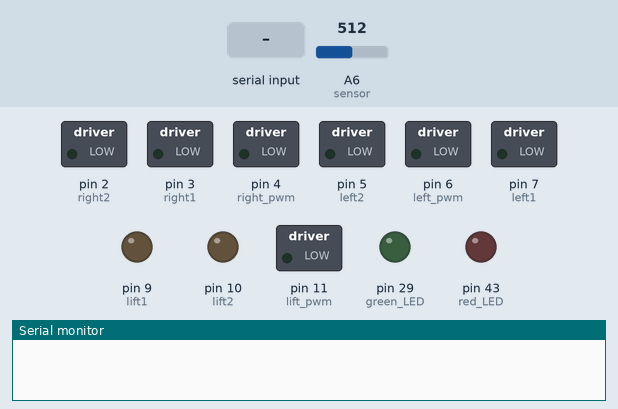
A sketch run on a simulated Arduino Mega 2560, built with avr-gcc and run on an emulated ATmega2560. On the bench: switched loads named in the sketch (green lamp = pin HIGH), output pins drawn as LEDs (lit = HIGH), the last lines printed to the serial monitor. Inputs (shaded band) come from the test bench; at power-on: A6 (sensor) = 512.

Above: at 1.4 s.
1.5 s: byte 70 ('F') received over Serial
At 2.1 s:
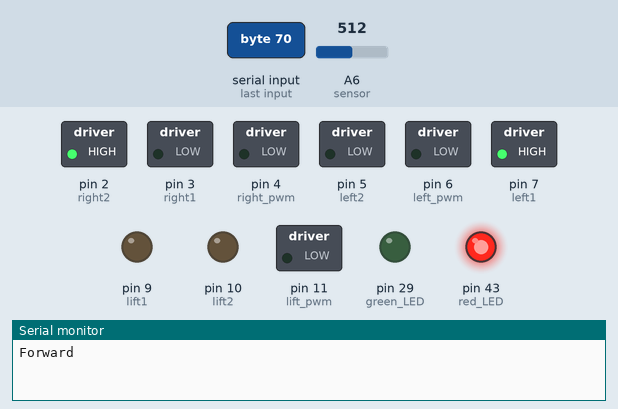
3.0 s: byte 76 ('L') received over Serial
At 4.1 s:
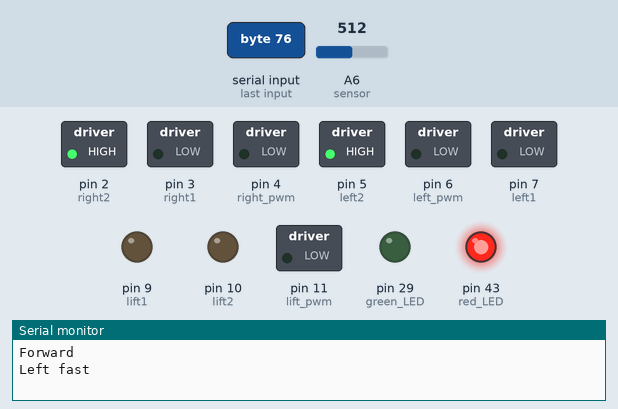
4.5 s: byte 82 ('R') received over Serial
At 5.3 s:
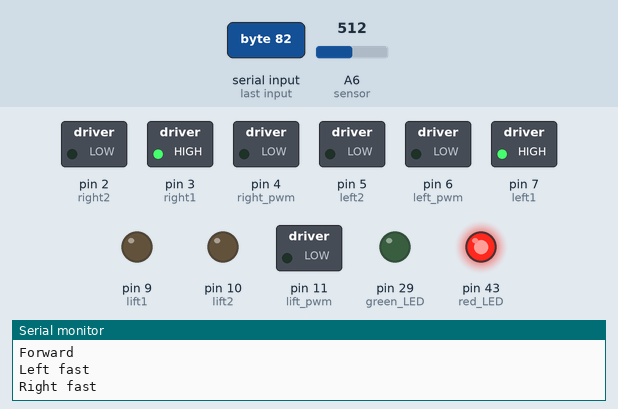
6.0 s: "W" received over Serial
At 6.4 s:
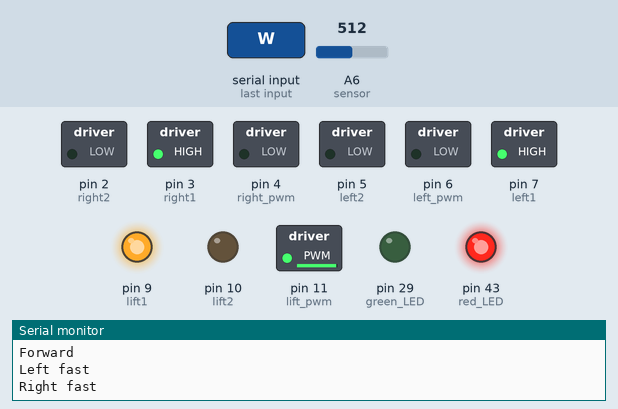
Timing chart, 0 to 8.5 s (numbered marks = the images above; inputs shaded):
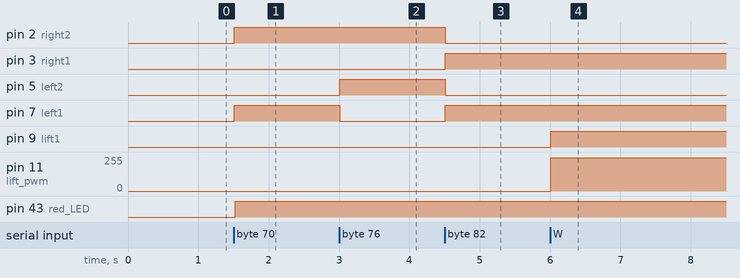

The sketch:

Bricks_round1final.ino
```cpp
#define threshold_min 200
#define low_threshold_weight 600


#define sensor A6

#define left1 7
#define left_pwm 6
#define left2 5

#define right1 3
#define right_pwm 4
#define right2 2

#define lift1 9
#define lift_pwm 11
#define lift2 10

// LED pin attached to Arduino D6
#define red_LED 43
#define green_LED 29

// variable to store serial data
char incomingByte = 0;

// variable to store speed value
int speed_val = 0;
int pressure=0;

void setup() {
  // put your setup code here, to run once:
  Serial.begin(9600);

  // declare outputs
  pinMode(red_LED, OUTPUT);
  pinMode(green_LED, OUTPUT);

  pinMode(left1, OUTPUT);
  pinMode(left_pwm, OUTPUT);
  pinMode(left2, OUTPUT);

  pinMode(right1, OUTPUT);
  pinMode(right_pwm, OUTPUT);
  pinMode(right2, OUTPUT);

  pinMode(lift1, OUTPUT);
  pinMode(lift_pwm, OUTPUT);
  pinMode(lift2, OUTPUT);

  // turn motors Off by default
  left_stop();
  right_stop();
  lift_stop();

  delay(200);
}

void loop() {
  // put your main code here, to run repeatedly:

  // check for serial data
  if (Serial.available() > 0)
  {
    // read the incoming byte:
    incomingByte = Serial.read();
    // if available, blink LED and print serial data received.
    digitalWrite(13, HIGH);
    // delay 10 milliseconds to allow serial update time
    delay(10);

    if (incomingByte == 'W')
    {
      lift_up();
      while(incomingByte != 'w')
        if(Serial.available() > 0)
          incomingByte = Serial.read();
      lift_stop();
    }

    else if (incomingByte == 'U')
    {
      lift_down();
      while(incomingByte != 'u')
        if(Serial.available() > 0)
          incomingByte = Serial.read();
      lift_stop();
    }

    else if (incomingByte == '0')
    {
      speed_val = 0;
    }

    else if (incomingByte == '1')
    {
      speed_val = 190;
    }

    else if (incomingByte == '2')
    {
      speed_val = 195;
    }

    else if (incomingByte == '3')
    {
      speed_val = 200;
    }

    else if (incomingByte == '4')
    {
      speed_val = 225;
    }

    else if (incomingByte == '5')
    {
      speed_val = 230;
    }

    else if (incomingByte == '6')
    {
      speed_val = 235;
    }

    else if (incomingByte == '7')
    {
      speed_val = 240;
    }

    else if (incomingByte == '8')
    {
      speed_val = 245;
    }

    else if (incomingByte == '9')
    {
      speed_val = 250;
    }

    else if (incomingByte == 'q')
    {
      speed_val = 255;
    }

    //Forward
    else if (incomingByte == 'F')
    {
      Serial.println("Forward");
      left_forward(speed_val);
      right_forward(speed_val);
      delay(10);
    }

    //Left
    else if (incomingByte == 'L')
    {
      Serial.println("Left fast");
      left_reverse(speed_val);
      right_forward(speed_val);
            delay(10);

    }

    //Right
    else if (incomingByte == 'R')
    {
      Serial.println("Right fast");
      left_forward(speed_val);
      right_reverse(speed_val);
            delay(10);

    }

    //Front Left
    else if (incomingByte == 'G')
    {
      Serial.println("Front Left");
      left_stop();
      right_forward(speed_val);
            delay(10);


    }

    //Front Right
    else if (incomingByte == 'I')
    {
      Serial.println("Front Right");
      left_forward(speed_val);
      right_stop();
            delay(10);

    }

    //Back Left
    else if (incomingByte == 'H')
    {
      Serial.println("Back Left");
      left_stop();
      right_reverse(speed_val);
            delay(10);

    }

    //Back Right
     else if (incomingByte == 'J')
    {
      Serial.println("Back Right");
      left_reverse(speed_val);
      right_stop();
            delay(10);

    }

    //Reverse
    else if (incomingByte == 'B')
    {
      Serial.println("Reverse");
      left_reverse(speed_val);
      right_reverse(speed_val);
            delay(10);

    }

      // otherwise, stop both motors
    else
    {
      Serial.println("Stop");
      left_stop();
      right_stop();
    }
    process_weight();
  }
}

void process_weight()
{
  //pressure=calc_pressure();
  if((analogRead(sensor))<threshold_min)
  {
    digitalWrite(red_LED,LOW);
    digitalWrite(green_LED,LOW);
  }
  else if((analogRead(sensor))<low_threshold_weight)
  {
    digitalWrite(red_LED,HIGH);
    digitalWrite(green_LED,LOW);
  }
  else
  {
    digitalWrite(red_LED,LOW);
    digitalWrite(green_LED,HIGH);
  }
}


/////////// motor functions ////////////////

void left_forward(int x)
{
  digitalWrite(left1, HIGH);
  digitalWrite(left2, LOW);
  analogWrite(left_pwm, x);
}

void left_reverse(int x)
{
  digitalWrite(left1, LOW);
  digitalWrite(left2, HIGH);
  analogWrite(left_pwm, x);
}

void left_stop()
{
  digitalWrite(left2, LOW);
  digitalWrite(left1, LOW);
  digitalWrite(left_pwm, LOW);
}

void right_forward(int y)
{
  digitalWrite(right2, HIGH);
  digitalWrite(right1, LOW);
  analogWrite(right_pwm, y);
}

void right_reverse(int y)
{
  digitalWrite(right2, LOW);
  digitalWrite(right1, HIGH);
  analogWrite(right_pwm, y);
}

void right_stop()
{
  digitalWrite(right2, LOW);
  digitalWrite(right1, LOW);
  digitalWrite(right_pwm, LOW);
}

void lift_up()
{
  digitalWrite(lift2, LOW);
  digitalWrite(lift1, HIGH);
  analogWrite(lift_pwm, 250);
}

void lift_down()
{
  digitalWrite(lift1, LOW);
  digitalWrite(lift2, HIGH);
  analogWrite(lift_pwm, 250);
}

void lift_stop()
{
  digitalWrite(lift2, LOW);
  digitalWrite(lift1, LOW);
  digitalWrite(lift_pwm, LOW);
}
```

Measured:
- after the input at 1.5 s, pin 2 (right2), pin 7 (left1), pin 43 (red_LED): LOW → HIGH at once
- after the input at 3.0 s, pin 5 (left2): LOW → HIGH at once; pin 7 (left1): HIGH → LOW at once
- after the input at 4.5 s, pin 2 (right2), pin 5 (left2): HIGH → LOW at once; pin 3 (right1), pin 7 (left1): LOW → HIGH at once
- after the input at 6.0 s, pin 9 (lift1): LOW → HIGH at once; pin 11 (lift_pwm): 0/255 → 250/255 at once
